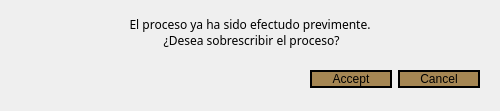
<?xml version="1.0" encoding="UTF-8"?>
<ui version="4.0">
 <class>Dialog</class>
 <widget class="QDialog" name="Dialog">
  <property name="geometry">
   <rect>
    <x>0</x>
    <y>0</y>
    <width>500</width>
    <height>111</height>
   </rect>
  </property>
  <property name="minimumSize">
   <size>
    <width>500</width>
    <height>111</height>
   </size>
  </property>
  <property name="maximumSize">
   <size>
    <width>500</width>
    <height>111</height>
   </size>
  </property>
  <property name="windowTitle">
   <string>Dialog</string>
  </property>
  <layout class="QGridLayout" name="gridLayout">
   <item row="0" column="0">
    <widget class="QLabel" name="label">
     <property name="maximumSize">
      <size>
       <width>16777215</width>
       <height>200</height>
      </size>
     </property>
     <property name="font">
      <font>
       <family>Cascadia Mono</family>
       <pointsize>9</pointsize>
      </font>
     </property>
     <property name="text">
      <string>El proceso ya ha sido efectudo previmente. 
 ¿Desea sobrescribir el proceso?</string>
     </property>
     <property name="alignment">
      <set>Qt::AlignCenter</set>
     </property>
    </widget>
   </item>
   <item row="1" column="0">
    <widget class="QWidget" name="widget" native="true">
     <layout class="QGridLayout" name="gridLayout_2">
      <item row="0" column="1">
       <widget class="QPushButton" name="pushButton">
        <property name="styleSheet">
         <string notr="true">QPushButton {
	border: 2px solid;
 	border-radius: 10px;
	background-color: rgb(165, 134, 83);
	padding-right: 20px;
	padding-left: 20px;
}
QPushButton:hover {
	background-color: rgb(95, 71, 10);
}</string>
        </property>
        <property name="text">
         <string>Accept</string>
        </property>
       </widget>
      </item>
      <item row="0" column="2">
       <widget class="QPushButton" name="pushButton_2">
        <property name="styleSheet">
         <string notr="true">QPushButton {
	border: 2px solid;
 	border-radius: 10px;
	background-color: rgb(165, 134, 83);
	padding-right: 20px;
	padding-left: 20px;
}
QPushButton:hover {
	background-color: rgb(95, 71, 10);
}</string>
        </property>
        <property name="text">
         <string>Cancel</string>
        </property>
       </widget>
      </item>
      <item row="0" column="0">
       <spacer name="horizontalSpacer">
        <property name="orientation">
         <enum>Qt::Horizontal</enum>
        </property>
        <property name="sizeHint" stdset="0">
         <size>
          <width>40</width>
          <height>20</height>
         </size>
        </property>
       </spacer>
      </item>
     </layout>
    </widget>
   </item>
  </layout>
 </widget>
 <resources/>
 <connections/>
</ui>
